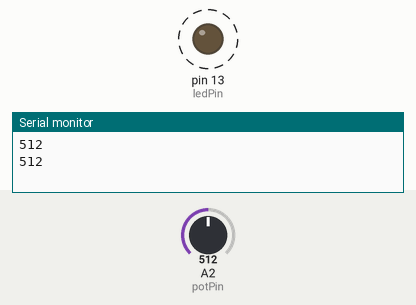
This sketch was run on a simulated Arduino Uno, built with avr-gcc and run on an emulated ATmega328P. Shown: output pins drawn as LEDs (lit = HIGH), the last lines printed to the serial monitor. Dashed ring = blinking. The test bench sets the inputs (shaded band); at power-on: A2 (potPin) = 512.

Above: at 1.8 s.
1.9 s: A2 (potPin) set to 306
At 2.2 s:
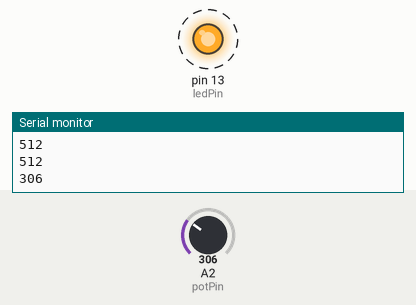
5.4 s: A2 (potPin) set to 122
At 5.56 s:
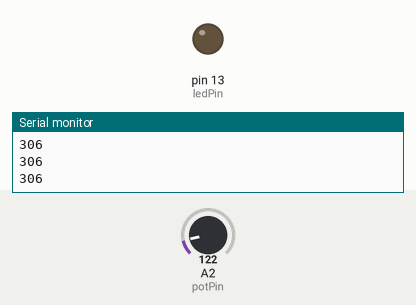
Timing chart, 0 to 14.9 s (numbered marks = the images above; inputs shaded):
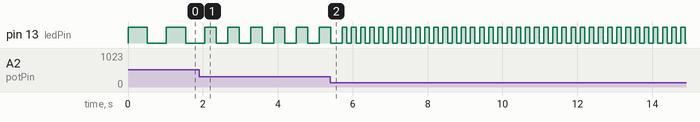

Measured:
- after the input at 1.9 s, pin 13 (ledPin): alternates HIGH for 0.31 s and LOW for 0.31 s, starting after 0.46 s
- by itself, pin 13 (ledPin): alternates HIGH for 0.51 s and LOW for 0.51 s

The sketch:

potmeter.ino
```cpp
// (licence header left out)
int potPin = A2;              // Potmeter pin
int ledPin = LED_BUILTIN;     // Builtin LED pin
int potVal = 0;               // Potmeter's value (0 by default)

void setup() {
  Serial.begin(9600);         // Start the serial monitor at 9600 baud
  pinMode(ledPin, OUTPUT);    // Set ledPin as output
}

// The loop() function runs infinitely
void loop() {

  potVal = analogRead(potPin);       // Read the analog value of the potmeter (0-1023)
  Serial.println(potVal);            // Write the value to the serial monitor

  digitalWrite(LED_BUILTIN, HIGH);   // Turn the built-in LED on
  delay(potVal);                     // Pause for the length of the potval value (0-1023) milliseconds

  digitalWrite(LED_BUILTIN, LOW);    // Turn the built-in LED on
  delay(potVal);                     // Pause for the length of the potval value (0-1023) milliseconds

}
```
